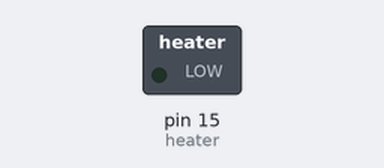
A sketch run on a simulated Arduino Uno, built with avr-gcc and run on an emulated ATmega328P. Parts: switched loads named in the sketch (green lamp = pin HIGH). Dashed ring = blinking.

Above: at 0.06 s.
Timing chart, 0 to 3.0 s (numbered marks = the images above):
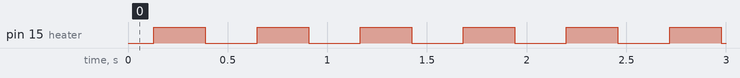

Measured:
- by itself, pin 15 (heater): alternates HIGH for 0.26 s and LOW for 0.26 s

The sketch:

15_PWM_Heater.ino
```cpp
int heater = 15; // D8
int x;
void setup() {
  pinMode(heater, OUTPUT);
  Serial.begin(9600);
}

void Led_test(){
  // increase the LED brightness
  for(int dutyCycle = 0; dutyCycle < 255; dutyCycle++){
    // changing the LED brightness with PWM
    analogWrite(heater, dutyCycle);
    delay(1);
  }

  // decrease the LED brightness
  for(int dutyCycle = 255; dutyCycle > 0; dutyCycle--){
    // changing the LED brightness with PWM
    analogWrite(heater, dutyCycle);
    delay(1);
  }
}

void loop() {
  Led_test();
//    x = 500;
//    analogWrite(heater, x);
//
//    Serial.println(x);
//    delay(500);

}
```
